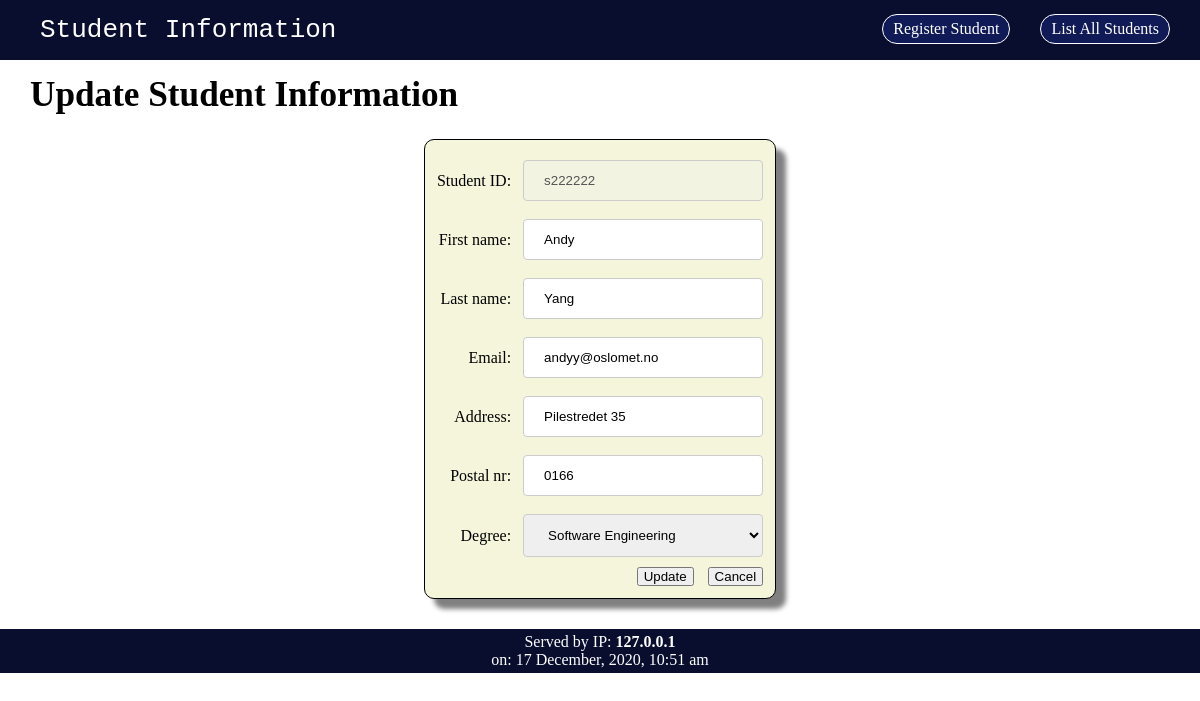
The page /phpcode/update.php?studNr=s222222 on the database its author committed.
### tables this page shows
CREATE TABLE `students` (
  `studentID` char(7) NOT NULL,
  `firstName` varchar(45) NOT NULL,
  `lastName` varchar(75) NOT NULL,
  `email` varchar(140) NOT NULL,
  `address` varchar(250) NOT NULL,
  `postalNr` char(4) NOT NULL,
  `degree` varchar(45) NOT NULL
);

### phpcode/update.php (the view, shortened to what this page needs)
<?php
$host ='127.0.0.1';
$user='root';
$passwd='';
$db='studentinfo';
$dbconn = establishDBConnection($host, $user, $passwd, $db);
?>
<!DOCTYPE html>
<html>
<head>
    <link rel="stylesheet" type="text/css" href="stylesheet.css">
</head>
<body>
    <nav class="navigation">
        <ul>
            <a href="index.php">
                <li class="logo">Student Information</li>
            </a>
            <a href="index.php" class="active">
                <li class="link">List All Students</li>
            </a>
            <a href="create.php">
                <li class="link">Register Student</li>
            </a>
        </ul>
    </nav>
    <h1 class="title">Update Student Information</h1>
    <?php
        if(isset($_GET["studNr"])) {
            try {
                $studentID = mysqli_real_escape_string($dbconn, $_GET["studNr"]);
                $sql = "SELECT studentID FROM students WHERE studentID = '".$studentID."';";
                $dbconn->query($sql);
            } catch (mysqli_sql_exception $e) {
                echo dangerBox("There was an error communicating with the database. Please try again later!");
                include 'include/footer.php';
                echo '</body>';
                echo '</html>';
                die();
            }
        } else {
            echo warningBox("No student given. </br>Please go to the <a href='index.php'>homepage</a> and select student you want to change.");
            include 'include/footer.php';
            echo '</body>';
            echo '</html>';
            die();
        }
    if (!isset($_POST["update"])) {
        try {
            $sql = "SELECT * FROM students WHERE studentID ='".$studentID."';";
            $result = $dbconn->query($sql);
            if($dbconn->affected_rows === 1) {
                $row = $result->fetch_assoc();
                $firstName = $row['firstName'];
                $lastName = $row['lastName'];
                $email = $row['email'];
                $address = $row['address'];
                $postalNr = $row['postalNr'];
                $degree = $row['degree'];
            } else {
                echo dangerBox("No student with student nr ".$_GET["studNr"]." found.");
                include 'include/footer.php';
                echo '</body>';
                echo '</html>';
                die();
            }
        } catch (mysqli_sql_exception $e) {
            echo dangerBox("There was an error communicating with the database. Please try again later!");
            include 'include/footer.php';
            echo '</body>';
            echo '</html>';
            die();
        }
    }
    try{
        $sql =  "SELECT * FROM degree;";
        $result = $dbconn->query($sql);
        $allDegrees = array();
        while($row = $result->fetch_assoc()) {
            array_push($allDegrees, $row["degree"]);
        }
    } catch (mysqli_sql_exception $e) {
        echo dangerBox("There was an error communicating with the database. Please try again later!");
        include 'include/footer.php';
        echo '</body>';
        echo '</html>';
        die();
    }
    ?>
    <form action="" method="post" class="form">
        <table class="formtable">
            <tr>
                <td>Student ID:</td>
                <td><input type='text' name='studentID' value='<?php echo $studentID?>' disabled/></td>
            </tr>
            <tr>
                <td>First name:</td>
                <td><input type='text' name='firstName' value='<?php echo $firstName?>' maxlength='25' /></td>
            </tr>
            <tr>
                <td>Last name:</td>
                <td><input type='text' name='lastName' value='<?php echo $lastName?>' maxlength='25' /></td>
            </tr>
            <tr>
                <td>Email:</td>
                <td><input type='text' name='email' value='<?php echo $email?>' maxlength='140' /></td>
            </tr>
            <tr>
                <td>Address:</td>
                <td><input type='text' name='address' value='<?php echo $address?>' maxlength='50' /></td>
            </tr>
            <tr>
                <td>Postal nr:</td>
                <td><input type='text' name='postalNr' value='<?php echo $postalNr?>' maxlength='4' /></td>
            </tr>
            <tr>
                <td>Degree:</td>
                <td><select name='degree'>
                    <?php
                        foreach($allDegrees as $d) {
                            if($d === $degree) {
                                echo '<option value="'.$d.'" selected="selected">'.$d.'</option>';
                            } else {
                                echo '<option value="'.$d.'">'.$d.'</option>';
                            }
                        }
                    ?>
                </select></td>
            </tr>
            <tr>
                <td>
                </td>
                <td class="buttons">
                    <input type='submit' name='update' value='Update' />
                    <input type='submit' formaction="index.php" value='Cancel' />
                </td>
            </tr>
        </table>
    </form>
</body>
<?php include 'include/footer.php';  ?>
</html>

### phpcode/stylesheet.css (style rules this page uses)
body { background-color: #FFFFFF; }
* { padding: 0; margin: 0; }
.navigation { background-color: #090E2F; width: auto; text-decoration: none; color: white; }
.navigation ul::after { content: ""; clear: both; display: table; }
.navigation a { text-decoration: inherit; color: inherit; width: 100%; }
.navigation li { list-style-type: none; display: inline-block; padding: 10px; padding-bottom: 5px; padding-top: 5px; }
.link { margin-top: 14px; margin-bottom: 14px; border: 1px solid white; border-radius: 50px; background-color: #101a56; margin-right: 30px; float: right; }
.logo { float: left; margin-right: 5%; margin-left: 30px; font-size: 2em; font-family: monospace; margin-bottom: 10px; margin-top: 10px; }
.title { padding: 15px 30px 14px 30px; font-size: 2.2em; text-align: left; }
.form { margin: 10px 30px 30px 30px; }
.formtable { margin-left: auto; margin-right: auto; border: 1px solid black; border-radius: 10px; padding: 10px; background-color: beige; box-shadow: 10px 10px 5px gray; }
.form td:nth-child(1) { text-align: right; padding-right: 10px; }
input[type=text], select { width: 100%; padding: 12px 20px; margin: 8px 0; display: inline-block; border: 1px solid #ccc; border-radius: 4px; box-sizing: border-box; }
.buttons { float: right; }
.buttons * { margin: 0px 0px 0px 10px; padding: 0px 5px 0px 5px; }

### rows shown on the page
students: firstName "Andy", lastName "Yang", email "andyy@oslomet.no", address "Pilestredet 35", postalNr "0166", degree "Software Engineering"

### other values the page prints
$ip "127.0.0.1"
